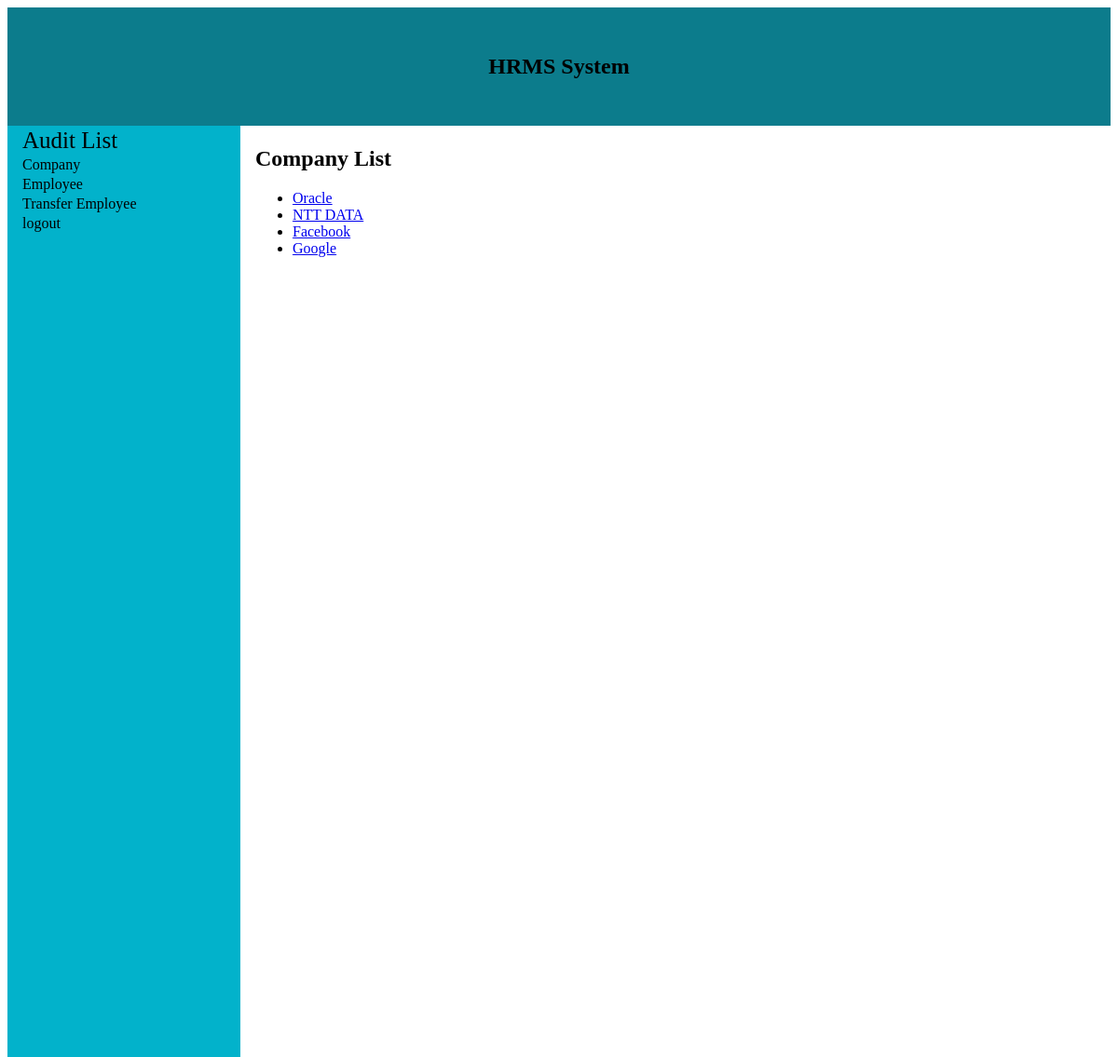
Screenshot of /cmpdetails/cmp_details/ with the database file from the repository.
### cmpdetails/models.py (models this page shows)
class Company(models.Model):
    comp_id = models.AutoField(primary_key=True)
    comp_name = models.CharField(max_length=100)
    comp_budget = models.IntegerField(default=0)

### cmpdetails/views.py (the view)
# urls.py: path('cmp_details/', views.cmp_details , name='cmp_details'),
def cmp_details(request):
    latest_company_list = Company.objects.order_by('-comp_id')
    context = {
        'latest_company_list': latest_company_list,
    }
    return render(request,'cmpdetails/cmp_details.html',context)

### cmpdetails/templates/cmpdetails/cmp_details.html (shortened to what this page needs)
<!DOCTYPE html>
<html lang="en">
<head>
    {% load static %}
    <link rel="stylesheet" type="text/css" href="{% static 'cmpdetails/cmp_style.css' %}">
</head>
<body>
<div class="head_block" >
    <h2> HRMS System </h2>
</div>
<div class="left_block">
<span> Audit List</span>
    <a href="/cmpdetails/cmp_details" class="left_nav"> Company</a>
    <a href="/cmpdetails/cmp_details" class="left_nav"> Employee</a>
    <a href="#" class="left_nav">Transfer Employee</a>
    <a href="{% url 'logout' %}" class ="left_nav">logout</a>
</div>
<div class="content">
<h2> Company List</h2>
{% if latest_company_list %}
    <ul>
    {% for company in latest_company_list %}
        <li><a href="{% url 'cmpdetails:emp_details' company.comp_id %}">{{ company.comp_name }}</a></li>
    {% endfor %}
    </ul>
{% else %}
    <p>No company available</p>
{% endif %}
</div>
</body>
</html>

### cmpdetails/static/cmpdetails/cmp_style.css (style rules this page uses)
* { box-sizing: border-box; }
div.head_block { background-color :#0C7C8C; text-align : center; color :Black; padding: 30px }
div.left_block { background-color :#02B2CB; text-align: left; float: left; height :1000px; width : 250px }
span { padding : 2px 1px 1px 16px; display : block; font-size: 25px; }
a.left_nav { font-side:20px; display: block; padding : 2px 1px 1px 16px; text-decoration:None; color: black; }
div.content { padding:2px 1px 1px 16px; float : left; }

### rows the page displays
Company: comp_name "Oracle"
Company: comp_name "NTT DATA"
Company: comp_name "Facebook"
Company: comp_name "Google"
